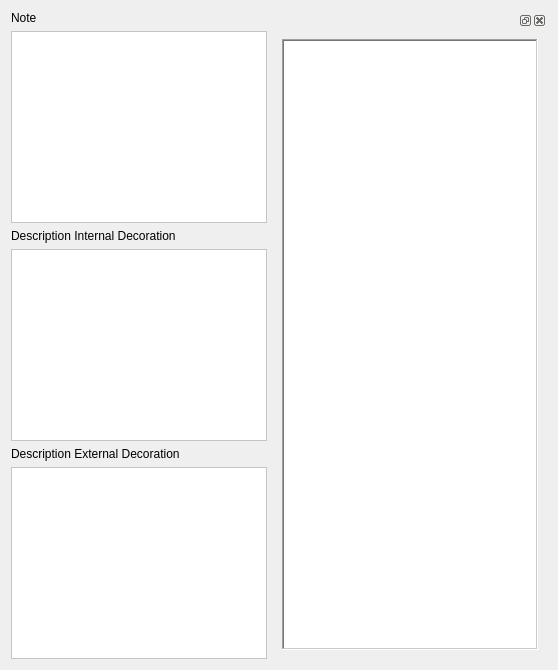
     <widget class="QWidget" name="tab">
      <attribute name="title">
       <string>Description data</string>
      </attribute>
      <layout class="QGridLayout" name="gridLayout_5">
       <item row="5" column="0">
        <widget class="QTextEdit" name="textEdit_descrip_ex_deco">
         <property name="font">
          <font>
           <family>MS Shell Dlg 2</family>
           <pointsize>9</pointsize>
           <weight>50</weight>
           <italic>false</italic>
           <bold>false</bold>
          </font>
         </property>
         <property name="styleSheet">
          <string notr="true">background-color: rgb(255, 255, 255);</string>
         </property>
        </widget>
       </item>
       <item row="3" column="0">
        <widget class="QTextEdit" name="textEdit_descrip_in_deco">
         <property name="font">
          <font>
           <family>MS Shell Dlg 2</family>
           <pointsize>9</pointsize>
           <weight>50</weight>
           <italic>false</italic>
           <bold>false</bold>
          </font>
         </property>
         <property name="styleSheet">
          <string notr="true">background-color: rgb(255, 255, 255);</string>
         </property>
        </widget>
       </item>
       <item row="2" column="0">
        <widget class="QLabel" name="label_4">
         <property name="font">
          <font>
           <family>MS Shell Dlg 2</family>
           <pointsize>9</pointsize>
           <weight>50</weight>
           <italic>false</italic>
           <bold>false</bold>
          </font>
         </property>
         <property name="text">
          <string>Description Internal Decoration</string>
         </property>
        </widget>
       </item>
       <item row="1" column="0">
        <widget class="QTextEdit" name="textEdit_note">
         <property name="font">
          <font>
           <family>MS Shell Dlg 2</family>
           <pointsize>9</pointsize>
           <weight>50</weight>
           <italic>false</italic>
           <bold>false</bold>
          </font>
         </property>
         <property name="styleSheet">
          <string notr="true">background-color: rgb(255, 255, 255);</string>
         </property>
        </widget>
       </item>
       <item row="4" column="0">
        <widget class="QLabel" name="label_5">
         <property name="font">
          <font>
           <family>MS Shell Dlg 2</family>
           <pointsize>9</pointsize>
           <weight>50</weight>
           <italic>false</italic>
           <bold>false</bold>
          </font>
         </property>
         <property name="text">
          <string>Description External Decoration</string>
         </property>
        </widget>
       </item>
       <item row="0" column="0">
        <widget class="QLabel" name="label_6">
         <property name="font">
          <font>
           <family>MS Shell Dlg 2</family>
           <pointsize>9</pointsize>
           <weight>50</weight>
           <italic>false</italic>
           <bold>false</bold>
          </font>
         </property>
         <property name="text">
          <string>Note</string>
         </property>
        </widget>
       </item>
       <item row="0" column="1" rowspan="6">
        <widget class="QgsDockWidget" name="mDockWidget">
         <widget class="QWidget" name="dockWidgetContents">
          <layout class="QGridLayout" name="gridLayout_4">
           <item row="0" column="0">
            <widget class="QListWidget" name="iconListWidget">
             <property name="font">
              <font>
               <family>Calibri</family>
               <pointsize>9</pointsize>
               <weight>50</weight>
               <italic>false</italic>
               <bold>false</bold>
              </font>
             </property>
             <property name="frameShape">
              <enum>QFrame::WinPanel</enum>
             </property>
             <property name="frameShadow">
              <enum>QFrame::Sunken</enum>
             </property>
             <property name="showDropIndicator" stdset="0">
              <bool>true</bool>
             </property>
             <property name="dragEnabled">
              <bool>true</bool>
             </property>
             <property name="dragDropOverwriteMode">
              <bool>true</bool>
             </property>
             <property name="dragDropMode">
              <enum>QAbstractItemView::DragDrop</enum>
             </property>
             <property name="defaultDropAction">
              <enum>Qt::IgnoreAction</enum>
             </property>
             <property name="movement">
              <enum>QListView::Snap</enum>
             </property>
             <property name="isWrapping" stdset="0">
              <bool>true</bool>
             </property>
             <property name="resizeMode">
              <enum>QListView::Adjust</enum>
             </property>
             <property name="viewMode">
              <enum>QListView::IconMode</enum>
             </property>
             <property name="uniformItemSizes">
              <bool>true</bool>
             </property>
             <property name="batchSize">
              <number>200</number>
             </property>
             <property name="wordWrap">
              <bool>true</bool>
             </property>
             <property name="selectionRectVisible">
              <bool>true</bool>
             </property>
             <property name="sortingEnabled">
              <bool>true</bool>
             </property>
            </widget>
           </item>
          </layout>
         </widget>
        </widget>
       </item>
      </layout>
     </widget>
